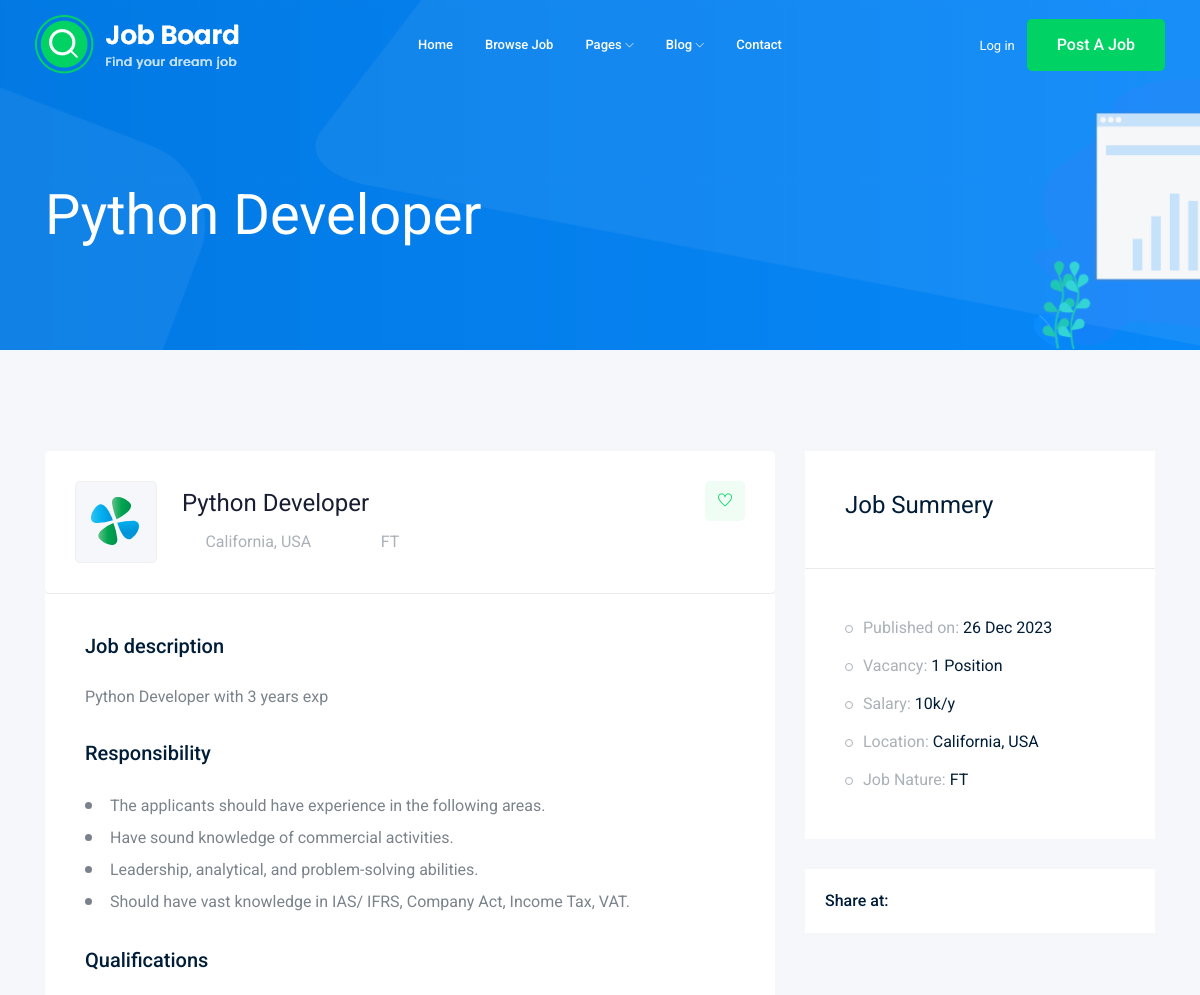
The page /jobs/1 (upper part) on the database as committed earlier.
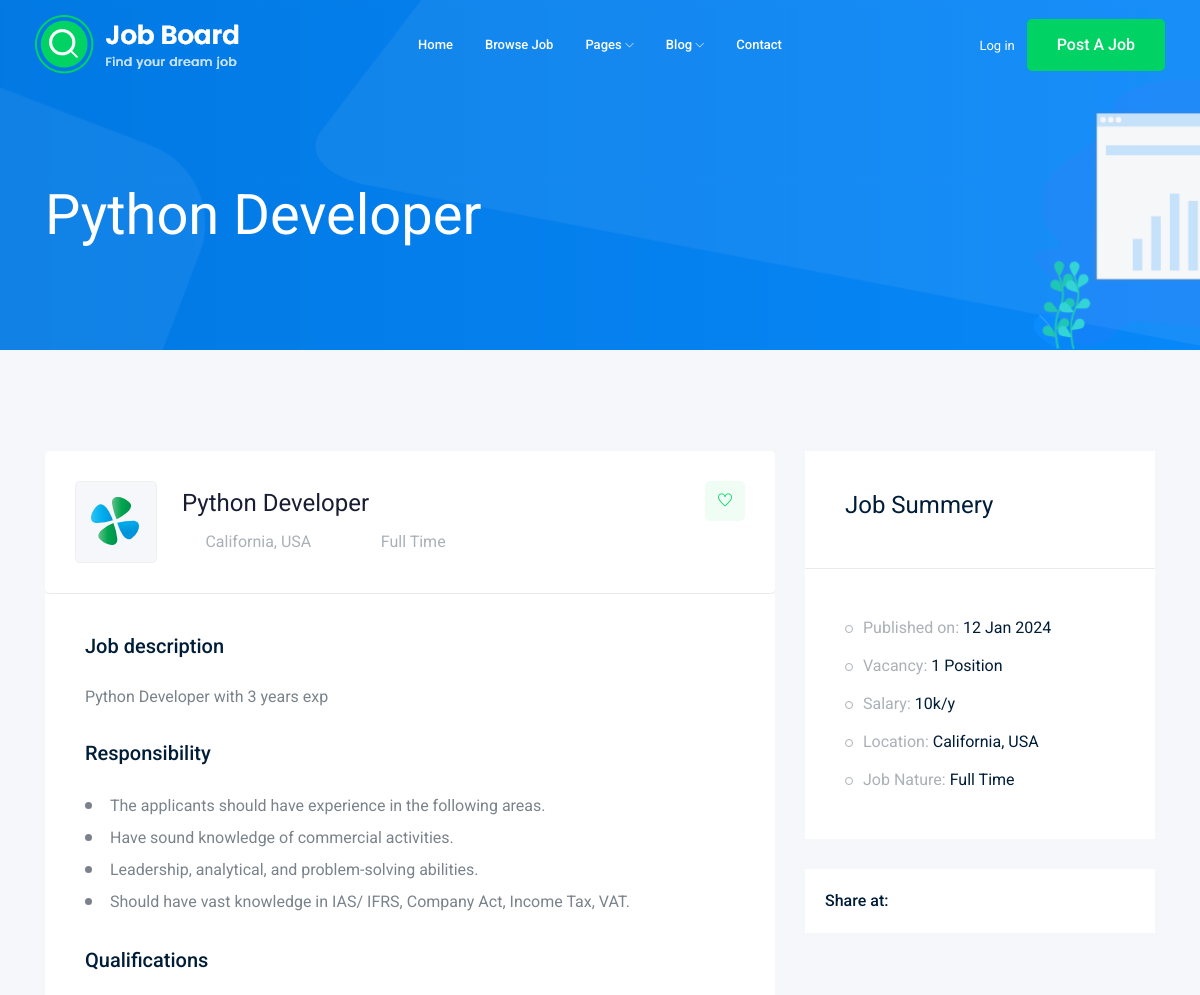
The same page on the database as committed later.
### job/models.py (models this page shows, shortened)
class Job(models.Model): #table
    title = models.CharField(max_length=100) #column or field
    job_type=models.CharField(max_length=20,choices=JOB_TYPE)
    description=models.TextField()
    published_at=models.DateTimeField(auto_now=True) #this field doesn't show because it is automatically created
    Vacancy=models.IntegerField(default=1)
    salary=models.IntegerField(default=0)
    category=models.ForeignKey('Category',on_delete=models.CASCADE) #we put single qoutes because the Category model has not come yet , if we previosly defined it we can type Category without qoutes
    experience=models.IntegerField(default=0)
    image=models.ImageField(upload_to=image_upload)

### job/views.py (the view)
# urls.py: path('<int:id>', views.job_detail,name='job_detail'),
def job_detail(request, id):
    job_detail=Job.objects.get(id=id)
    context={'job':job_detail}
    return render(request,'job/job_detail.html',context)

### job/templates/job/job_detail.html (shortened to what this page needs)
{% extends "base.html" %}
{% load static %}
{% block body %}
    <div class="bradcam_area bradcam_bg_1">
        <div class="container">
            <div class="row">
                <div class="col-xl-12">
                    <div class="bradcam_text">
                        <h3>{{job.title}}</h3>
                    </div>
                </div>
            </div>
        </div>
    </div>
    <div class="job_details_area">
        <div class="container">
            <div class="row">
                <div class="col-lg-8">
                    <div class="job_details_header">
                        <div class="single_jobs white-bg d-flex justify-content-between">
                            <div class="jobs_left d-flex align-items-center">
                                <div class="thumb">
                                    <img src="img/svg_icon/1.svg" alt="">
                                </div>
                                <div class="jobs_conetent">
                                    <a href="#"><h4>{{job.title}}</h4></a>
                                    <div class="links_locat d-flex align-items-center">
                                        <div class="location">
                                            <p> <i class="fa fa-map-marker"></i> California, USA</p>
                                        </div>
                                        <div class="location">
                                            <p> <i class="fa fa-clock-o"></i>{{job.job_type}}</p>
                                        </div>
                                    </div>
                                </div>
                            </div>
                            <div class="jobs_right">
                                <div class="apply_now">
                                    <a class="heart_mark" href="#"> <i class="ti-heart"></i> </a>
                                </div>
                            </div>
                        </div>
                    </div>
                    <div class="descript_wrap white-bg">
                        <div class="single_wrap">
                            <h4>Job description</h4>
                            <p>{{job.description}}</p>
                        </div>
                        <div class="single_wrap">
                            <h4>Responsibility</h4>
                            <ul>
                                <li>The applicants should have experience in the following areas.
                                </li>
                                <li>Have sound knowledge of commercial activities.</li>
                                <li>Leadership, analytical, and problem-solving abilities.</li>
                                <li>Should have vast knowledge in IAS/ IFRS, Company Act, Income Tax, VAT.</li>
                            </ul>
                        </div>
                        <div class="single_wrap">
                            <h4>Qualifications</h4>
                        </div>
                    </div>
                </div>
                <div class="col-lg-4">
                    <div class="job_sumary">
                        <div class="summery_header">
                            <h3>Job Summery</h3>
                        </div>
                        <div class="job_content">
                            <ul>
                                <li>Published on: <span>{{job.published_at|date:'d M o'}}</span></li>
                                <li>Vacancy: <span>{{job.Vacancy}} Position</span></li>
                                <li>Salary: <span>{{job.salary}}k/y</span></li>
                                <li>Location: <span>California, USA</span></li>
                                <li>Job Nature: <span>{{job.job_type}}</span></li>
                            </ul>
                        </div>
                    </div>
                    <div class="share_wrap d-flex">
                        <span>Share at:</span>
                        <ul>
                            <li><a href="#"> <i class="fa fa-facebook"></i></a> </li>
                            <li><a href="#"> <i class="fa fa-google-plus"></i></a> </li>
                            <li><a href="#"> <i class="fa fa-twitter"></i></a> </li>
                            <li><a href="#"> <i class="fa fa-envelope"></i></a> </li>
                        </ul>
                    </div>
                    <div class="job_location_wrap">
                        <div class="job_lok_inner">
                            <div id="map" style="height: 200px;"></div>
                          </div>
                    </div>
                </div>
            </div>
        </div>
    </div>
    {% endblock body %}

### templates/base.html (shortened to what this page needs)
{% load static %}
<!doctype html>
<html class="no-js" lang="zxx">
<head>
    <link rel="stylesheet" href="{% static 'css/bootstrap.min.css' %}">
    <link rel="stylesheet" href="{% static 'css/owl.carousel.min.css' %}">
    <link rel="stylesheet" href="{% static 'css/magnific-popup.css' %}">
    <link rel="stylesheet" href="{% static 'css/font-awesome.min.css' %}">
    <link rel="stylesheet" href="{% static 'css/themify-icons.css' %}">
    <link rel="stylesheet" href="{% static 'css/nice-select.css' %}">
    <link rel="stylesheet" href="{% static 'css/flaticon.css' %}">
    <link rel="stylesheet" href="{% static 'css/jquery-ui.css' %}">
    <link rel="stylesheet" href="{% static 'css/gijgo.css' %}">
    <link rel="stylesheet" href="{% static 'css/animate.min.css' %}">
    <link rel="stylesheet" href="{% static 'css/slicknav.css' %}">
    <link rel="stylesheet" href="{% static 'css/style.css' %}">
</head>
<body>
    <header>
        <div class="header-area ">
            <div id="sticky-header" class="main-header-area">
                <div class="container-fluid ">
                    <div class="header_bottom_border">
                        <div class="row align-items-center">
                            <div class="col-xl-3 col-lg-2">
                                <div class="logo">
                                    <a href="index.html">
                                        <img src="{% static 'img/logo.png' %}" alt="">
                                    </a>
                                </div>
                            </div>
                            <div class="col-xl-6 col-lg-7">
                                <div class="main-menu  d-none d-lg-block">
                                    <nav>
                                        <ul id="navigation">
                                            <li><a href="index.html">home</a></li>
                                            <li><a href="jobs.html">Browse Job</a></li>
                                            <li><a href="#">pages <i class="ti-angle-down"></i></a>
                                            </li>
                                            <li><a href="#">blog <i class="ti-angle-down"></i></a>
                                            </li>
                                            <li><a href="contact.html">Contact</a></li>
                                        </ul>
                                    </nav>
                                </div>
                            </div>
                            <div class="col-xl-3 col-lg-3 d-none d-lg-block">
                                <div class="Appointment">
                                    <div class="phone_num d-none d-xl-block">
                                        <a href="#">Log in</a>
                                    </div>
                                    <div class="d-none d-lg-block">
                                        <a class="boxed-btn3" href="#">Post a Job</a>
                                    </div>
                                </div>
                            </div>
                            <div class="col-12">
                            </div>
                        </div>
                    </div>
                </div>
            </div>
        </div>
    </header>
{% block body %}
{% endblock body %}
</body>
</html>

Rows that differ between the two databases and show on the page:
changed Job "Python Developer": job_type "FT" → "Full Time"; published_at "26 Dec 2023" → "12 Jan 2024"
